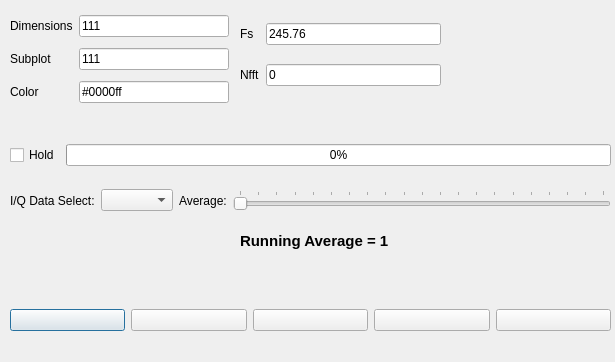
<?xml version="1.0" encoding="UTF-8"?>
<ui version="4.0">
 <class>Dialog</class>
 <widget class="QDialog" name="Dialog">
  <property name="geometry">
   <rect>
    <x>0</x>
    <y>0</y>
    <width>615</width>
    <height>362</height>
   </rect>
  </property>
  <property name="windowTitle">
   <string>Plot</string>
  </property>
  <widget class="QWidget" name="horizontalLayoutWidget">
   <property name="geometry">
    <rect>
     <x>10</x>
     <y>280</y>
     <width>601</width>
     <height>80</height>
    </rect>
   </property>
   <layout class="QHBoxLayout" name="horizontalLayout">
    <item>
     <widget class="QPushButton" name="b_plot_real">
      <property name="text">
       <string/>
      </property>
      <property name="icon">
       <iconset resource="resource.qrc">
        <normaloff>:/imag/real_button.png</normaloff>:/imag/real_button.png</iconset>
      </property>
      <property name="iconSize">
       <size>
        <width>64</width>
        <height>64</height>
       </size>
      </property>
     </widget>
    </item>
    <item>
     <widget class="QPushButton" name="b_plot_complex">
      <property name="text">
       <string/>
      </property>
      <property name="icon">
       <iconset resource="resource.qrc">
        <normaloff>:/imag/complex_button.png</normaloff>:/imag/complex_button.png</iconset>
      </property>
      <property name="iconSize">
       <size>
        <width>64</width>
        <height>64</height>
       </size>
      </property>
     </widget>
    </item>
    <item>
     <widget class="QPushButton" name="b_plot_fft">
      <property name="text">
       <string/>
      </property>
      <property name="icon">
       <iconset resource="resource.qrc">
        <normaloff>:/imag/fft.png</normaloff>:/imag/fft.png</iconset>
      </property>
      <property name="iconSize">
       <size>
        <width>64</width>
        <height>64</height>
       </size>
      </property>
     </widget>
    </item>
    <item>
     <widget class="QPushButton" name="b_clean">
      <property name="text">
       <string/>
      </property>
      <property name="icon">
       <iconset resource="resource.qrc">
        <normaloff>:/imag/clean.png</normaloff>:/imag/clean.png</iconset>
      </property>
      <property name="iconSize">
       <size>
        <width>64</width>
        <height>64</height>
       </size>
      </property>
     </widget>
    </item>
    <item>
     <widget class="QPushButton" name="b_done">
      <property name="text">
       <string/>
      </property>
      <property name="icon">
       <iconset resource="resource.qrc">
        <normaloff>:/imag/done.png</normaloff>:/imag/done.png</iconset>
      </property>
      <property name="iconSize">
       <size>
        <width>64</width>
        <height>64</height>
       </size>
      </property>
     </widget>
    </item>
   </layout>
  </widget>
  <widget class="QLabel" name="label_5">
   <property name="geometry">
    <rect>
     <x>510</x>
     <y>30</y>
     <width>61</width>
     <height>61</height>
    </rect>
   </property>
   <property name="text">
    <string/>
   </property>
   <property name="pixmap">
    <pixmap resource="resource.qrc">:/imag/graph_pic.png</pixmap>
   </property>
  </widget>
  <widget class="QWidget" name="gridLayoutWidget">
   <property name="geometry">
    <rect>
     <x>240</x>
     <y>10</y>
     <width>201</width>
     <height>91</height>
    </rect>
   </property>
   <layout class="QGridLayout" name="gridLayout_2">
    <item row="1" column="0">
     <widget class="QLabel" name="label_9">
      <property name="text">
       <string>Nfft</string>
      </property>
     </widget>
    </item>
    <item row="0" column="0">
     <widget class="QLabel" name="label_8">
      <property name="text">
       <string>Fs</string>
      </property>
     </widget>
    </item>
    <item row="1" column="1">
     <widget class="QLineEdit" name="e_num_fft_points">
      <property name="text">
       <string>0</string>
      </property>
     </widget>
    </item>
    <item row="0" column="1">
     <widget class="QLineEdit" name="e_sample_freq">
      <property name="text">
       <string>245.76</string>
      </property>
     </widget>
    </item>
   </layout>
  </widget>
  <widget class="QWidget" name="layoutWidget">
   <property name="geometry">
    <rect>
     <x>10</x>
     <y>10</y>
     <width>219</width>
     <height>101</height>
    </rect>
   </property>
   <layout class="QGridLayout" name="gridLayout">
    <item row="2" column="1">
     <widget class="QLineEdit" name="e_color">
      <property name="text">
       <string>#0000ff</string>
      </property>
     </widget>
    </item>
    <item row="2" column="0">
     <widget class="QLabel" name="label_2">
      <property name="text">
       <string>Color</string>
      </property>
     </widget>
    </item>
    <item row="1" column="1">
     <widget class="QLineEdit" name="e_subplot">
      <property name="text">
       <string>111</string>
      </property>
     </widget>
    </item>
    <item row="1" column="0">
     <widget class="QLabel" name="label_4">
      <property name="text">
       <string>Subplot</string>
      </property>
     </widget>
    </item>
    <item row="0" column="1">
     <widget class="QLineEdit" name="e_dimension">
      <property name="text">
       <string>111</string>
      </property>
     </widget>
    </item>
    <item row="0" column="0">
     <widget class="QLabel" name="label">
      <property name="text">
       <string>Dimensions</string>
      </property>
     </widget>
    </item>
   </layout>
  </widget>
  <widget class="QWidget" name="horizontalLayoutWidget_2">
   <property name="geometry">
    <rect>
     <x>10</x>
     <y>140</y>
     <width>601</width>
     <height>31</height>
    </rect>
   </property>
   <layout class="QHBoxLayout" name="horizontalLayout_2">
    <item>
     <widget class="QCheckBox" name="b_cb_hold">
      <property name="text">
       <string>Hold</string>
      </property>
     </widget>
    </item>
    <item>
     <widget class="QProgressBar" name="p_progress_bar">
      <property name="value">
       <number>0</number>
      </property>
      <property name="format">
       <string>%p%</string>
      </property>
     </widget>
    </item>
   </layout>
  </widget>
  <widget class="QWidget" name="horizontalLayoutWidget_3">
   <property name="geometry">
    <rect>
     <x>10</x>
     <y>180</y>
     <width>601</width>
     <height>41</height>
    </rect>
   </property>
   <layout class="QHBoxLayout" name="horizontalLayout_4">
    <item>
     <widget class="QLabel" name="label_6">
      <property name="text">
       <string>I/Q Data Select:</string>
      </property>
     </widget>
    </item>
    <item>
     <widget class="QComboBox" name="b_column_choose"/>
    </item>
    <item>
     <widget class="QLabel" name="label_3">
      <property name="text">
       <string>Average:</string>
      </property>
     </widget>
    </item>
    <item>
     <widget class="QSlider" name="b_slider">
      <property name="minimum">
       <number>1</number>
      </property>
      <property name="maximum">
       <number>1000</number>
      </property>
      <property name="singleStep">
       <number>1</number>
      </property>
      <property name="value">
       <number>1</number>
      </property>
      <property name="tracking">
       <bool>true</bool>
      </property>
      <property name="orientation">
       <enum>Qt::Horizontal</enum>
      </property>
      <property name="invertedAppearance">
       <bool>false</bool>
      </property>
      <property name="invertedControls">
       <bool>false</bool>
      </property>
      <property name="tickPosition">
       <enum>QSlider::TicksAbove</enum>
      </property>
      <property name="tickInterval">
       <number>50</number>
      </property>
     </widget>
    </item>
   </layout>
  </widget>
  <widget class="QLabel" name="l_average_window">
   <property name="geometry">
    <rect>
     <x>240</x>
     <y>230</y>
     <width>341</width>
     <height>21</height>
    </rect>
   </property>
   <property name="font">
    <font>
     <pointsize>11</pointsize>
     <weight>75</weight>
     <bold>true</bold>
    </font>
   </property>
   <property name="text">
    <string>Running Average = 1</string>
   </property>
  </widget>
 </widget>
 <resources>
  <include location="resource.qrc"/>
 </resources>
 <connections/>
</ui>
